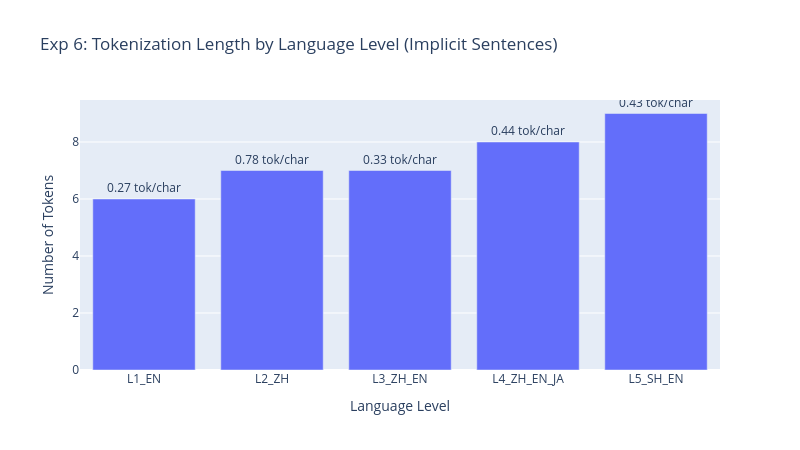

Here is the notebook cell this chart was saved with:
### Markdown cell above
## Experiment 6: Tokenization Analysis

How does BLOOM's tokenizer handle each level? Token fragmentation reduces the semantic information available per token, contextualizing performance differences.

### Code cell
print("## Experiment 6: Tokenization Analysis\n")

tokenization_data = []
for level, pair in multilingual_pairs.items():
    for sent_type in ["implicit", "literal"]:
        prompt = pair[sent_type]
        str_tokens = model.to_str_tokens(prompt)
        n_tokens = len(str_tokens)
        lang_counts = {"EN": 0, "ZH": 0, "JA": 0, "PUNCT": 0, "OTHER": 0}
        for tok in str_tokens:
            lang = detect_token_language(tok)
            lang_counts[lang] = lang_counts.get(lang, 0) + 1
        tokenization_data.append({
            "level": level, "type": sent_type, "sentence": prompt,
            "n_tokens": n_tokens, "tokens_per_char": n_tokens / len(prompt),
            **{f"n_{k}": v for k, v in lang_counts.items()},
        })
        print(f"{level} ({sent_type}): {n_tokens} tokens, {n_tokens/len(prompt):.2f} tok/char")
        print(f"  {str_tokens}\n")

df_tok = pd.DataFrame(tokenization_data)
df_impl = df_tok[df_tok["type"] == "implicit"]

fig = go.Figure()
fig.add_trace(go.Bar(x=df_impl["level"], y=df_impl["n_tokens"],
    text=df_impl["tokens_per_char"].apply(lambda x: f"{x:.2f} tok/char"), textposition="outside"))
fig.update_layout(title="Exp 6: Tokenization Length by Language Level (Implicit Sentences)",
    xaxis_title="Language Level", yaxis_title="Number of Tokens", height=450, width=800)
fig.write_image(f"{SAVE_DIR}/exp6_tokenization.png", scale=2)
fig.show()

### Figure 1 — Plotly figure (JSON) as saved in the notebook; plotly's stock layout.template omitted (floating-point values rounded to 4 significant figures)
{"data": [{"text": ["0.27 tok/char", "0.78 tok/char", "0.33 tok/char", "0.44 tok/char", "0.43 tok/char"], "textposition": "outside", "type": "bar", "x": ["L1_EN", "L2_ZH", "L3_ZH_EN", "L4_ZH_EN_JA", "L5_SH_EN"], "y": [6, 7, 7, 8, 9]}], "layout": {"height": 450, "title": {"text": "Exp 6: Tokenization Length by Language Level (Implicit Sentences)"}, "width": 800, "xaxis": {"title": {"text": "Language Level"}}, "yaxis": {"title": {"text": "Number of Tokens"}}}}
